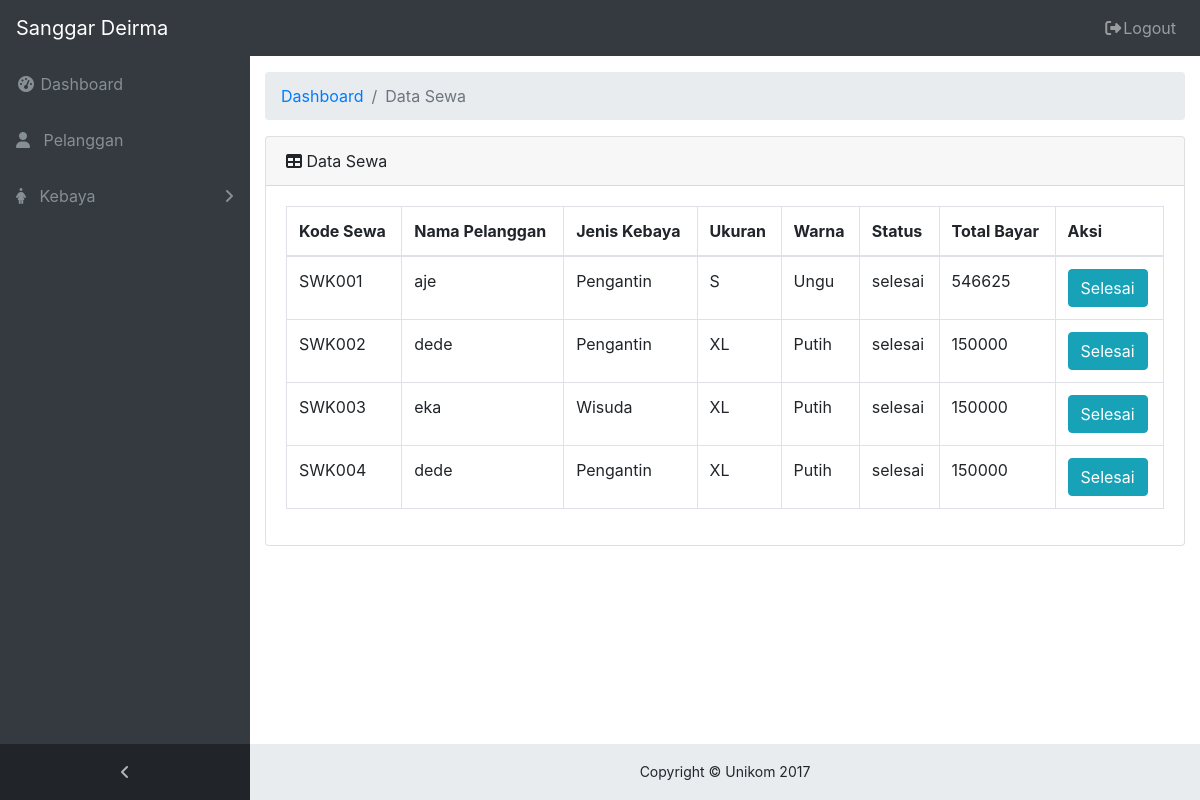
Screenshot of /admin/datasewa.php (signed in) with the database file from the repository.
### tables this page shows
CREATE TABLE `sewa` (
  `kode_sewa` varchar(6) NOT NULL,
  `kode_kebaya` varchar(6) NOT NULL,
  `kode_pelanggan` varchar(6) NOT NULL,
  `tanggal_sewa` date NOT NULL,
  `tanggal_kembali` date NOT NULL,
  `kode_pengguna` varchar(6) NOT NULL,
  `status` enum('dipinjam','selesai') NOT NULL,
  `total_bayar` varchar(7) NOT NULL
);

CREATE TABLE `pelanggan` (
  `kode_pelanggan` varchar(6) NOT NULL,
  `nama_pelanggan` varchar(25) NOT NULL,
  `alamat_pelanggan` varchar(50) NOT NULL,
  `ktp_pelanggan` varchar(16) NOT NULL,
  `no_telp_pelanggan` varchar(13) NOT NULL
);

CREATE TABLE `kebaya` (
  `kode_kebaya` varchar(6) NOT NULL,
  `jenis_kebaya` varchar(25) NOT NULL,
  `ukuran` enum('S','M','L','XL') NOT NULL,
  `warna` varchar(15) NOT NULL,
  `stok` int(2) NOT NULL
);

### admin/datasewa.php (the view, shortened to what this page needs)
<!DOCTYPE html>
<html lang="en">
<head>
  <link href="../vendor/bootstrap/css/bootstrap.min.css" rel="stylesheet">
  <link href="../vendor/font-awesome/css/font-awesome.min.css" rel="stylesheet" type="text/css">
  <link href="../vendor/datatables/dataTables.bootstrap4.css" rel="stylesheet">
  <link href="../css/sb-admin.css" rel="stylesheet">
  <link href="../css/sweetalert2.css" rel="stylesheet">
</head>
<body class="fixed-nav sticky-footer bg-dark" id="page-top">
  <nav class="navbar navbar-expand-lg navbar-dark bg-dark fixed-top" id="mainNav">
    <a class="navbar-brand" href="index.php">Sanggar Deirma</a>
    <div class="collapse navbar-collapse" id="navbarResponsive">
      <ul class="navbar-nav navbar-sidenav" id="exampleAccordion">
        <li class="nav-item" data-toggle="tooltip" data-placement="right" title="Dashboard">
          <a class="nav-link" href="index.php">
            <i class="fa fa-fw fa-dashboard"></i>
            <span class="nav-link-text">Dashboard</span>
          </a>
        </li>
        <li class="nav-item" data-toggle="tooltip" data-placement="right" title="Pelanggan">
          <a class="nav-link" href="pelanggan.php">
            <i class="fa fa-user" aria-hidden="true"></i>
            <span class="nav-link-text">&nbsp;&nbsp;Pelanggan</span>
          </a>
        </li>
        <li class="nav-item" data-toggle="tooltip" data-placement="right" title="Kebaya">
          <a class="nav-link nav-link-collapse collapsed" data-toggle="collapse" href="#collapseComponents" data-parent="#exampleAccordion">
            <i class="fa fa-female" aria-hidden="true"></i>
            <span class="nav-link-text">&nbsp;&nbsp;Kebaya</span>
          </a>
        </li>
      </ul>
      <ul class="navbar-nav sidenav-toggler">
        <li class="nav-item">
          <a class="nav-link text-center" id="sidenavToggler">
            <i class="fa fa-fw fa-angle-left"></i>
          </a>
        </li>
      </ul>
      <ul class="navbar-nav ml-auto">
        <li class="nav-item">
          <a class="nav-link" data-toggle="modal" data-target="#exampleModal">
            <i class="fa fa-fw fa-sign-out"></i>Logout</a>
        </li>
      </ul>
    </div>
  </nav>
  <div class="content-wrapper">
    <div class="container-fluid">
      <ol class="breadcrumb">
        <li class="breadcrumb-item">
          <a href="#">Dashboard</a>
        </li>
        <li class="breadcrumb-item active">Data Sewa</li>
      </ol>
      <div class="card mb-3">
        <div class="card-header">
          <i class="fa fa-table"></i> Data Sewa
        </div>
        <div class="card-body">
          <div class="table-responsive">
            <form action="ubahsewa.php" method="get">
              <table class="table table-bordered" id="dataTable" width="100%" cellspacing="0">
              <thead>
                <tr>
                  <th>Kode Sewa</th>
                  <th>Nama Pelanggan</th>
                  <th>Jenis Kebaya</th>
                  <th>Ukuran</th>
                  <th>Warna</th>
                  <th>Status</th>
                  <th>Total Bayar</th>
                  <th>Aksi</th>
                </tr>
              </thead>
              <tbody>
                <?php
                include "kdb.php";
                $que = mysqli_query($conn, "select sewa.kode_sewa, kebaya.kode_kebaya, pelanggan.nama_pelanggan, kebaya.jenis_kebaya, kebaya.ukuran, kebaya.warna, sewa.status, sewa.total_bayar from sewa sewa join pelanggan pelanggan on sewa.kode_pelanggan = pelanggan.kode_pelanggan JOIN kebaya kebaya on sewa.kode_kebaya = kebaya.kode_kebaya");
                while ($data = mysqli_fetch_array($que)) {
                ?>
                <tr>
                  <td><?php echo $data['kode_sewa']; ?></td>
                  <td><?php echo $data['nama_pelanggan']; ?></td>
                  <td><?php echo $data['jenis_kebaya']; ?></td>
                  <td><?php echo $data['ukuran']; ?></td>
                  <td><?php echo $data['warna']; ?></td>
                  <td><?php echo $data['status']; ?></td>
                  <td><?php echo $data['total_bayar']; ?></td>
                  <td>
                    <a href="ubahsewa.php?kode_sewa=<?php echo $data['kode_sewa']; ?>&kode_kebaya=<?php echo $data['kode_kebaya']; ?>" class="btn btn-info">Selesai</a>
                  </td>
                </tr>
                <?php
              }
              ?>
              </tbody>
              </table>
            </form>
          </div>
        </div>
      </div>
    </div>
    <footer class="sticky-footer">
      <div class="container">
        <div class="text-center">
          <small>Copyright © Unikom 2017</small>
        </div>
      </div>
    </footer>
    </div>
</body>
</html>

### css/sb-admin.css (style rules this page uses)
html { position: relative; min-height: 100%; }
body { overflow-x: hidden; background-image: url("kebaya.jpg"); }
body.sticky-footer { margin-bottom: 56px; }
body.sticky-footer .content-wrapper { min-height: calc(100vh - 56px - 56px); }
body.fixed-nav { padding-top: 56px; }
.content-wrapper { min-height: calc(100vh - 56px); padding-top: 1rem; }
#mainNav .navbar-collapse { overflow: auto; max-height: 75vh; }
#mainNav .navbar-collapse .navbar-nav .nav-item .nav-link { cursor: pointer; }
#mainNav .navbar-collapse .navbar-sidenav .nav-link-collapse:after { float: right; content: '\f107'; font-family: 'FontAwesome'; }
#mainNav .navbar-collapse .navbar-sidenav .nav-link-collapse.collapsed:after { content: '\f105'; }
#mainNav .navbar-collapse .sidenav-toggler { display: none; }
@media (min-width: 992px) { #mainNav .navbar-brand { width: 250px; } }
@media (min-width: 992px) { #mainNav .navbar-collapse { overflow: visible; max-height: none; } }
@media (min-width: 992px) { #mainNav .navbar-collapse .navbar-sidenav { position: absolute; top: 0; left: 0; overflow-x: hidden; overflow-y: auto; -webkit-flex-direction: column; -ms-flex-direction: column; flex-direction: column; margin-top: 56px; } }
@media (min-width: 992px) { #mainNav .navbar-collapse .navbar-sidenav > .nav-item { width: 250px; padding: 0; } }
@media (min-width: 992px) { #mainNav .navbar-collapse .navbar-sidenav > .nav-item > .nav-link { padding: 1em; } }
#mainNav.fixed-top .sidenav-toggler { display: none; }
@media (min-width: 992px) { #mainNav.fixed-top .navbar-sidenav { height: calc(100vh - 112px); } }
@media (min-width: 992px) { #mainNav.fixed-top .sidenav-toggler { position: absolute; top: 0; left: 0; display: flex; overflow-x: hidden; overflow-y: auto; -webkit-flex-direction: column; -ms-flex-direction: column; flex-direction: column; margin-top: calc(100vh - 56px); } }
@media (min-width: 992px) { #mainNav.fixed-top .sidenav-toggler > .nav-item { width: 250px; padding: 0; } }
@media (min-width: 992px) { #mainNav.fixed-top .sidenav-toggler > .nav-item > .nav-link { padding: 1em; } }
#mainNav.fixed-top.navbar-dark .sidenav-toggler { background-color: #212529; }
#mainNav.fixed-top.navbar-dark .sidenav-toggler a i { color: #adb5bd; }
.content-wrapper { overflow-x: hidden; background: white; }
@media (min-width: 992px) { .content-wrapper { margin-left: 250px; } }
#sidenavToggler i { font-weight: 800; }
#mainNav.navbar-dark .navbar-collapse .navbar-sidenav .nav-link-collapse:after { color: #868e96; }
#mainNav.navbar-dark .navbar-collapse .navbar-sidenav > .nav-item > .nav-link { color: #868e96; }
@media (min-width: 992px) { #mainNav.navbar-dark .navbar-collapse .navbar-sidenav { background: #343a40; } }
footer.sticky-footer { position: absolute; right: 0; bottom: 0; width: 100%; height: 56px; background-color: #e9ecef; line-height: 55px; }
@media (min-width: 992px) { footer.sticky-footer { width: calc(100% - 250px); } }

### rows the page displays
sewa: kode_sewa "SWK001", kode_pelanggan.nama_pelanggan "aje", kode_kebaya.jenis_kebaya "Pengantin", kode_kebaya.ukuran "S", kode_kebaya.warna "Ungu", status "selesai", total_bayar "546625"
sewa: kode_sewa "SWK002", kode_pelanggan.nama_pelanggan "dede", kode_kebaya.jenis_kebaya "Pengantin", kode_kebaya.ukuran "XL", kode_kebaya.warna "Putih", status "selesai", total_bayar "150000"
sewa: kode_sewa "SWK003", kode_pelanggan.nama_pelanggan "eka", kode_kebaya.jenis_kebaya "Wisuda", kode_kebaya.ukuran "XL", kode_kebaya.warna "Putih", status "selesai", total_bayar "150000"
sewa: kode_sewa "SWK004", kode_pelanggan.nama_pelanggan "dede", kode_kebaya.jenis_kebaya "Pengantin", kode_kebaya.ukuran "XL", kode_kebaya.warna "Putih", status "selesai", total_bayar "150000"
